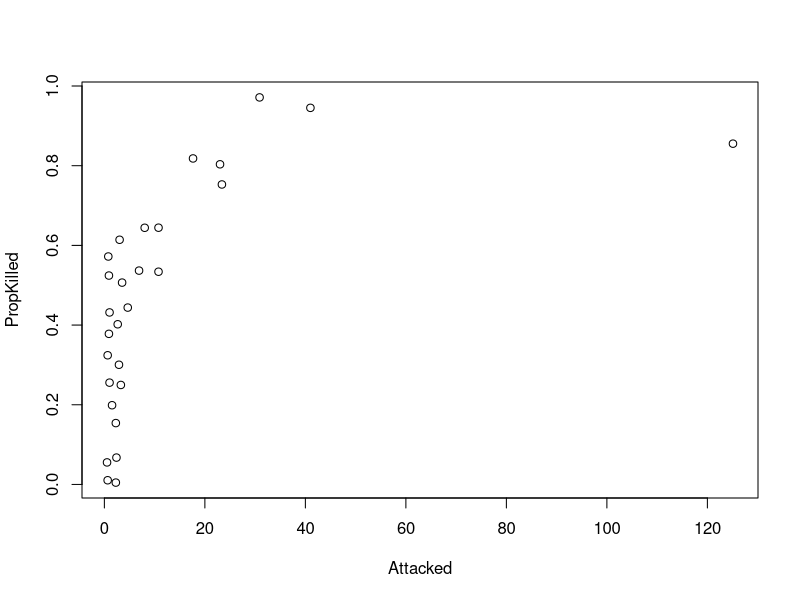
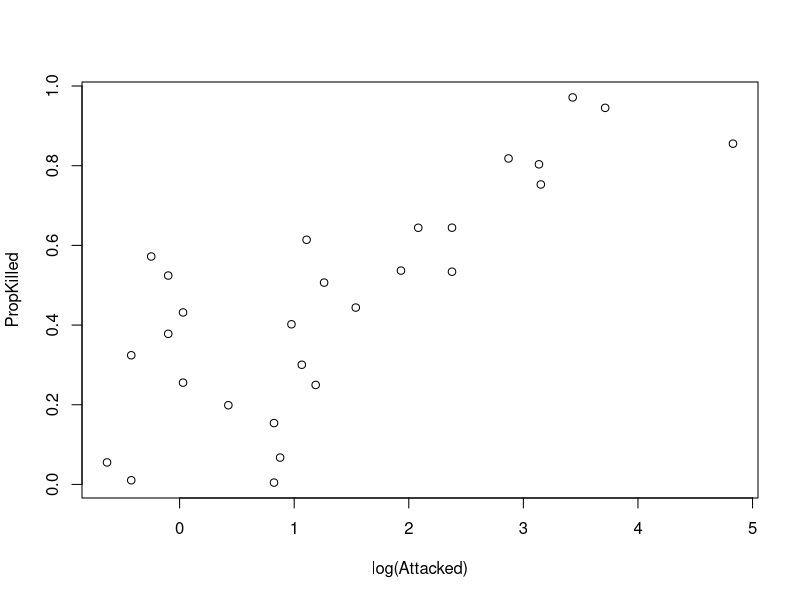
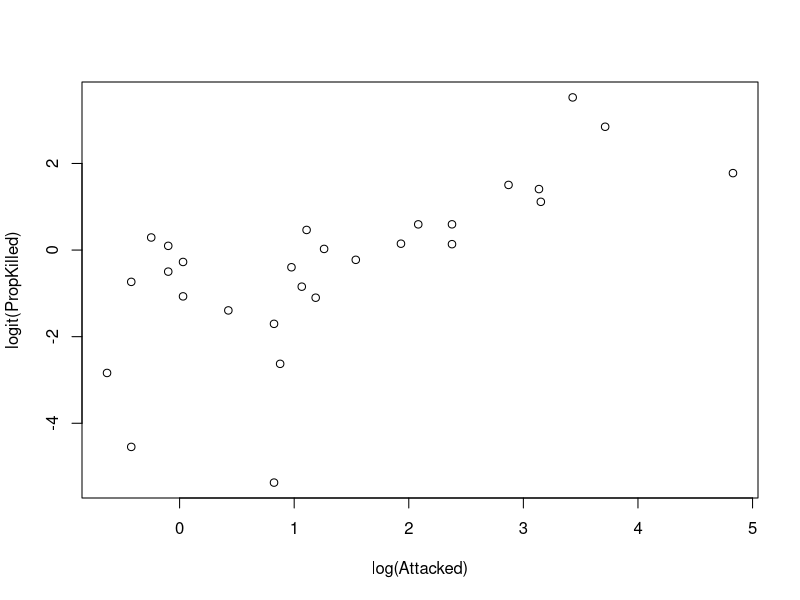
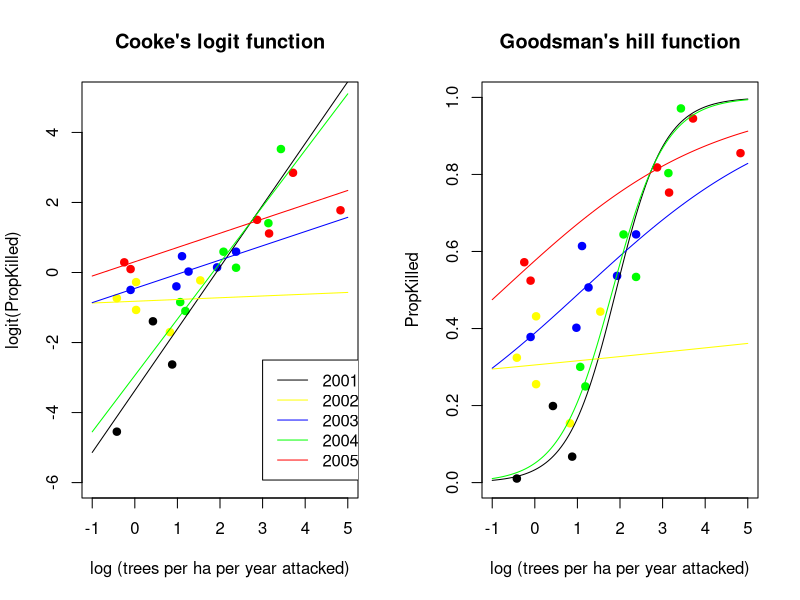
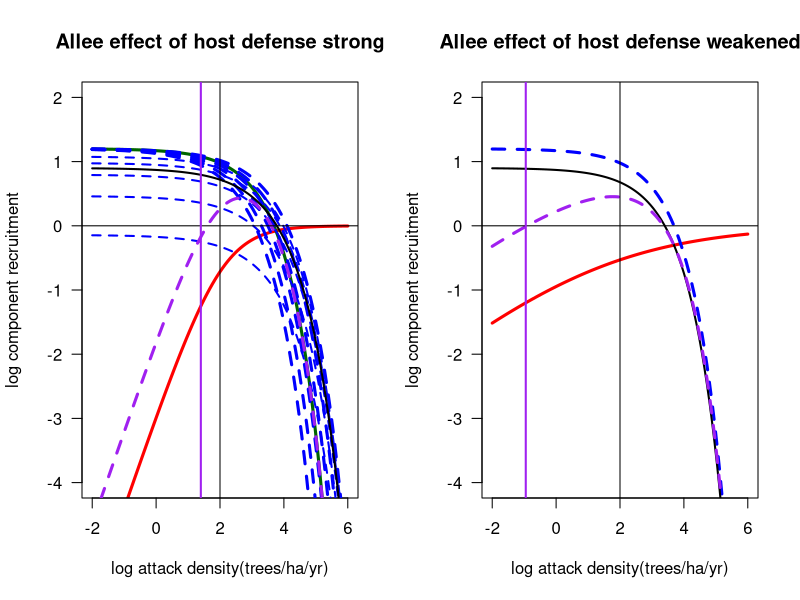
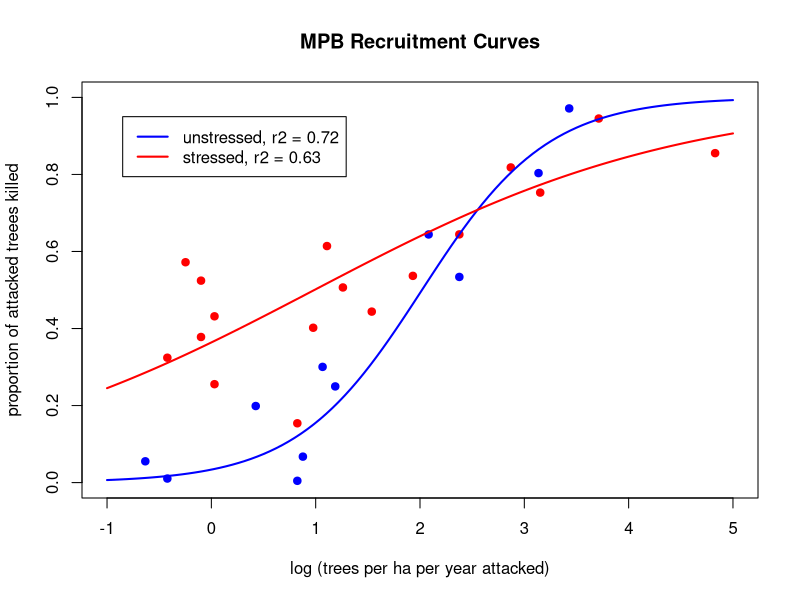

The R script that drew these images, in order:
## Boone et al. 2011 (Fig 2)
BooneData <- read.csv("growth-curves/BooneCurveData2.csv")

str(BooneData)

plot(PropKilled ~ Attacked, data = BooneData)
plot(PropKilled ~ log(Attacked), data = BooneData)
BooneData$Site <- c(rep("A", 6), rep("B", 6), rep("D", 5),
                    rep("E", 4), rep("F", 4), rep("G", 3))
BooneData$Year <- c(2000:2005, 2000:2005, 2001:2005,
                    2002:2005, 2002:2005, 2003:2005)

logit <- function(p) {
 log(p / (1 - p))
}

plot(logit(PropKilled) ~ (log(Attacked)), data = BooneData)
Yr2000 <- subset(BooneData, Year == "2000")
Yr2001 <- subset(BooneData, Year == "2001")
Yr2002 <- subset(BooneData, Year == "2002")
Yr2003 <- subset(BooneData, Year == "2003")
Yr2004 <- subset(BooneData, Year == "2004")
Yr2005 <- subset(BooneData, Year == "2005")

lm01 <- lm(logit(PropKilled) ~ log(Attacked), data = Yr2001)
summary(lm01)

lm02 <- lm(logit(PropKilled) ~ log(Attacked), data = Yr2002)
summary(lm02)

lm03 <- lm(logit(PropKilled) ~ log(Attacked), data = Yr2003)
summary(lm03)

lm04 <- lm(logit(PropKilled) ~ log(Attacked), data = Yr2004)
summary(lm04)

lm05 <- lm(logit(PropKilled) ~ log(Attacked), data = Yr2005)
summary(lm05)

dev.new(width = 10, height = 6)
par(mfrow = c(1, 2))

# Barry Cooke's logit linearization
plot(logit(PropKilled) ~ log(Attacked), xlim = c(-1, 5), ylim = c(-6, 5), pch = 19,
     col = "black", data = Yr2001, main = "Cooke's logit function",
     xlab = "log (trees per ha per year attacked)")
points(logit(PropKilled) ~ log(Attacked), pch = 19, col = "yellow", data = Yr2002)
points(logit(PropKilled) ~ log(Attacked), pch = 19, col = "blue", data = Yr2003)
points(logit(PropKilled) ~ log(Attacked), pch = 19, col = "green", data = Yr2004)
points(logit(PropKilled) ~ log(Attacked), pch = 19, col = "red", data = Yr2005)

curve(lm01$coefficients[[1]] + lm01$coefficients[[2]] * x, -1, 5, add = TRUE, col = "black")
curve(lm02$coefficients[[1]] + lm02$coefficients[[2]] * x, -1, 5, add = TRUE, col = "yellow")
curve(lm03$coefficients[[1]] + lm03$coefficients[[2]] * x, -1, 5, add = TRUE, col = "blue")
curve(lm04$coefficients[[1]] + lm04$coefficients[[2]] * x, -1, 5, add = TRUE, col = "green")
curve(lm05$coefficients[[1]] + lm05$coefficients[[2]] * x, -1, 5, add = TRUE, col = "red")

legend(3, -2.5, c(2001:2005), col = c("black", "yellow", "blue", "green", "red"), lty = 1)

## Devin Goodsman's Hill function
## (this ends up being euqivalent as Cooke's approach)
hill <- function(a, b, x) {
 exp(a) * x^b / (1 + exp(a) * x^b)
}

# sigmoidal hill function plot
plot(PropKilled ~ log(Attacked), xlim = c(-1, 5), ylim = c(0, 1), pch = 19,
     col = "black", data = Yr2001, main = "Goodsman's hill function",
     xlab = "log (trees per ha per year attacked)")
points(PropKilled ~ log(Attacked), pch = 19, col = "yellow", data = Yr2002)
points(PropKilled ~ log(Attacked), pch = 19, col = "blue", data = Yr2003)
points(PropKilled ~ log(Attacked), pch = 19, col = "green", data = Yr2004)
points(PropKilled ~ log(Attacked), pch = 19, col = "red", data = Yr2005)

curve(hill(lm01$coefficients[[1]], lm01$coefficients[[2]], exp(x)), -1, 5, add = TRUE, col = "black") #lm01
curve(hill(lm02$coefficients[[1]], lm02$coefficients[[2]], exp(x)), -1, 5, add = TRUE, col = "yellow") #lm02
curve(hill(lm03$coefficients[[1]], lm03$coefficients[[2]], exp(x)), -1, 5, add = TRUE, col = "blue") #lm03
curve(hill(lm04$coefficients[[1]], lm04$coefficients[[2]], exp(x)), -1, 5, add = TRUE, col = "green") #lm04
curve(hill(lm05$coefficients[[1]], lm05$coefficients[[2]], exp(x)), -1, 5, add = TRUE, col = "red") #lm05

dev.new(width = 10, height = 6)
par(mfrow = c(1, 2))
fudge2 <- 0.9 # from MacQuarrie 2011 (Fig 3d)
fudge <- fudge2 + 0.3 # somewhat arbitrary;
                      # chosen so that the resulting curve passes 1 when flexed

par(las = 1)
xmin <- -2
xmax <- 6

# unweakened host defences (2004 fit)
a <- 0.9
curve(log(hill(lm04$coefficients[[1]], lm04$coefficients[[2]], exp(a * x))), xmin, xmax,
      col = "red", lwd = 3, ylim = c(-4, 2),
      main = "Allee effect of host defense strong",
      xlab = "log attack density(trees/ha/yr)",
      ylab = "log component recruitment")
curve(fudge - 0.03 * exp(1 * x), xmin, xmax, add = TRUE, col = "darkgreen", lwd = 3, lty = 1)
curve(fudge - 0.03 * exp(a * x), xmin, xmax, add = TRUE, col = "blue", lwd = 3, lty = 2)

## mortality from emmigration/dispersal
# r: relative stocking value (0,1)
# d: slope parameter [1,Inf)
# s: scaling parameter (0,1)
m_e <- function(r, d, s) {
  s * exp(1 - d * r)
}

s <- 0.9
d <- 3
r <- seq(0.2, 1, 0.2)
curve(fudge - m_e(r[1], d, s) - 0.03 * exp(a * x), xmin, xmax, add = TRUE, col = "blue", lwd = 2, lty = 2)
curve(fudge - m_e(r[2], d, s) - 0.03 * exp(a * x), xmin, xmax, add = TRUE, col = "blue", lwd = 2, lty = 2)
curve(fudge - m_e(r[3], d, s) - 0.03 * exp(a * x), xmin, xmax, add = TRUE, col = "blue", lwd = 2, lty = 2)
curve(fudge - m_e(r[4], d, s) - 0.03 * exp(a * x), xmin, xmax, add = TRUE, col = "blue", lwd = 2, lty = 2)
curve(fudge - m_e(r[5], d, s) - 0.03 * exp(a * x), xmin, xmax, add = TRUE, col = "blue", lwd = 2, lty = 2)

## intensified competition via host removal (thinning)
r <- seq(0.2, 1, 0.2)
curve(fudge - 0.03 * exp(a * (x + r[1])), xmin, xmax, add = TRUE, col = "blue", lwd = 3, lty = 2)
curve(fudge - 0.03 * exp(a * (x + r[2])), xmin, xmax, add = TRUE, col = "blue", lwd = 3, lty = 2)
curve(fudge - 0.03 * exp(a * (x + r[3])), xmin, xmax, add = TRUE, col = "blue", lwd = 3, lty = 2)
curve(fudge - 0.03 * exp(a * (x + r[4])), xmin, xmax, add = TRUE, col = "blue", lwd = 3, lty = 2)
curve(fudge - 0.03 * exp(a * (x + r[5])), xmin, xmax, add = TRUE, col = "blue", lwd = 3, lty = 2)

curve(fudge2 - 0.03 * exp(a * x), xmin, xmax, add = TRUE, col = "black", lwd = 2, lty = 1)
curve(log(hill(lm04$coefficients[[1]], lm04$coefficients[[2]], exp(a * x))) + (fudge - 0.03 * exp(x)), xmin, xmax, add = TRUE,
      col = "purple", lwd = 3, lty = 2)
abline(h = 0)
abline(v = 2)
abline(v = 1.4, lwd = 2, lty = 1, col = "purple") ## needs to actually be the intersect

# weakened host defenses (2003 fit)
curve(log(hill(lm03$coefficients[[1]], lm03$coefficients[[2]], exp(x))), xmin, xmax,
      col = "red", lwd = 3, ylim = c(-4,2),
      main = "Allee effect of host defense weakened",
      xlab = "log attack density(trees/ha/yr)",
      ylab = "log component recruitment")
curve(fudge - 0.03 * exp(x), xmin, xmax, add = TRUE, col = "blue", lwd = 3, lty = 2)
curve(fudge2 - 0.03 * exp(x), xmin, xmax, add = TRUE, col = "black", lwd = 2, lty = 1)
curve(log(hill(lm03$coefficients[[1]], lm03$coefficients[[2]], exp(x))) + (fudge - 0.03 * exp(x)), xmin, xmax, add = TRUE,
      col = "purple", lwd = 3, lty = 2)
abline(h = 0)
abline(v = 2)
abline(v = -.95, lwd = 2, lty = 1, col = "purple")

# grouped
stressed <- rbind(Yr2002, Yr2003, Yr2005)
unstressed <- rbind(Yr2000, Yr2001, Yr2004)
lm.s <- lm(logit(PropKilled) ~ log(Attacked), data = stressed)
summary(lm.s)
lm.u <- lm(logit(PropKilled) ~ log(Attacked), data = unstressed)
summary(lm.u)

pdf("figures/BooneCurveData_StressedUnstressed.pdf", width = 6, height = 6)
#dev.new(width = 6, height = 6)
plot(PropKilled ~ log(Attacked), xlim = c(-1, 5), ylim = c(0, 1), pch = 19,
     col = "blue", data = unstressed, main = "MPB Recruitment Curves",
     xlab = "log (trees per ha per year attacked)",
     ylab = "proportion of attacked treees killed")
points(PropKilled ~ log(Attacked), pch = 19, col = "red", data = stressed)
curve(hill(lm.u$coefficients[[1]], lm.u$coefficients[[2]], exp(x)), -1,5, add = TRUE,
      col = "blue", lwd = 2)
curve(hill(lm.s$coefficients[[1]], lm.s$coefficients[[2]], exp(x)), -1,5, add = TRUE,
      col = "red", lwd = 2)
legend(-0.85, 0.95, c("unstressed, r2 = 0.72", "stressed, r2 = 0.63"),
       col = c("blue", "red"), lty = 1, lwd = 2)
dev.off()
